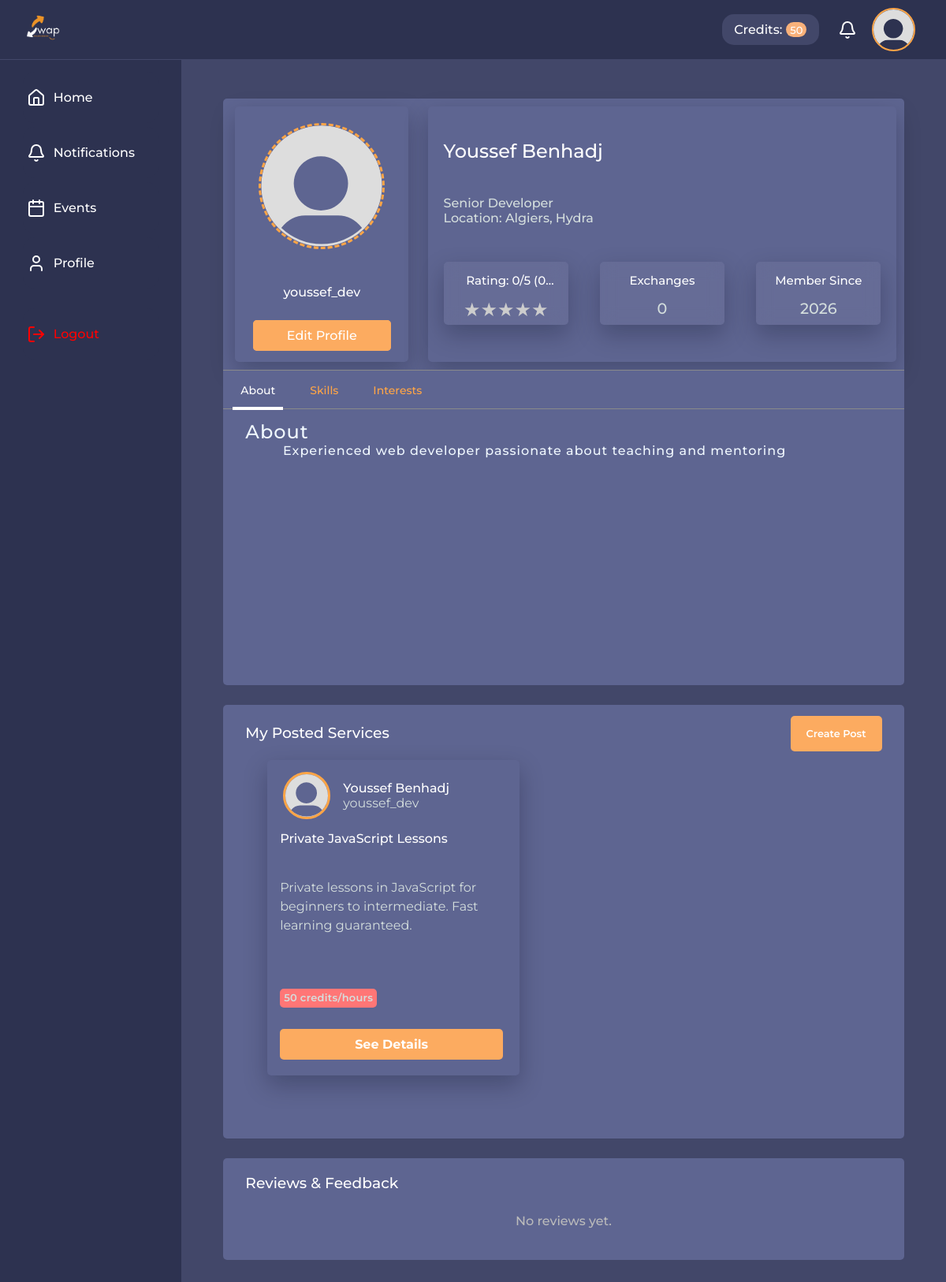
The app's page /dashboard/profile/profile.php (signed in) with its own data.
### tables this page shows
CREATE TABLE Users (
  UserId INT AUTO_INCREMENT PRIMARY KEY,
  UserName VARCHAR(45) UNIQUE NOT NULL,
  FullName VARCHAR(45) NOT NULL,
  Email VARCHAR(45) UNIQUE NOT NULL,
  Password VARCHAR(255) NOT NULL,
  Description TEXT,
  ProfilePicture VARCHAR(255),
  ProfessionalTitle VARCHAR(100),
  Location VARCHAR(100),
  PhoneNumber VARCHAR(20),
  BirthDate DATE,
  Gender ENUM('M', 'F'),
  UserSince DATETIME DEFAULT CURRENT_TIMESTAMP,
  IsBanned ENUM('yes','no') DEFAULT 'no',
  Rating DECIMAL(3,2) DEFAULT 0.00 CHECK (Rating >= 0.00 AND Rating <= 5.00),
  RatingCount INT DEFAULT 0 CHECK (RatingCount >= 0),
  ExchangeCount INT DEFAULT 0 CHECK (ExchangeCount >= 0),
  CreditBalance INT DEFAULT 0 CHECK (CreditBalance >= 0)
);

CREATE TABLE Posts (
  PostId INT AUTO_INCREMENT PRIMARY KEY,
  UserId INT NOT NULL,
  Title VARCHAR(150) NOT NULL,
  Description TEXT NOT NULL,
  PostType ENUM('in-person','online') NOT NULL,
  PostStatus ENUM('active','disabled') DEFAULT 'active',
  CategoryId INT NOT NULL,
  Duration INT CHECK (Duration > 0 AND Duration <= 480),
  MeetLocation VARCHAR(150),
  AvailableDate DATETIME NOT NULL,
  Prerequisites TEXT,
  Requirements TEXT,
  PaymentMethod ENUM('exchange','credit') NOT NULL,
  RequiredCredits INT DEFAULT 0 CHECK (RequiredCredits >= 0),
  LikeCount INT DEFAULT 0 CHECK (LikeCount >= 0),
  CreatedAt DATETIME DEFAULT CURRENT_TIMESTAMP,
  
  FOREIGN KEY (UserId) REFERENCES Users(UserId) ON DELETE CASCADE,
  FOREIGN KEY (CategoryId) REFERENCES Category(CategoryId) ON DELETE RESTRICT,
  
  INDEX idx_posts_status_date (PostStatus, AvailableDate),
  INDEX idx_posts_user (UserId),
  INDEX idx_posts_category (CategoryId)
);

### dashboard/profile/profile.php (the view, shortened to what this page needs)
<?php
require_once 'includes/dbh.inc.php';
$loggedInId = $_SESSION['user_id'];
$targetUserId = isset($_GET['id']) ? (int)$_GET['id'] : $loggedInId;
$isOwner = ($targetUserId === $loggedInId);
try {
    $stmt = $connection->prepare("SELECT * FROM users WHERE UserId = :id");
    $stmt->execute([':id' => $targetUserId]);
    $user = $stmt->fetch(PDO::FETCH_ASSOC);
    if ($user) {
        $currentName     = !empty($user['FullName']) ? $user['FullName'] : 'Your Full hhhhh Name';
        $currentUsername = !empty($user['UserName']) ? $user['UserName'] : 'usehhrname';
        $currentProfessionalTitle = !empty($user['ProfessionalTitle']) ? $user['ProfessionalTitle'] : 'Your Professional Title';
        $currentLocation = !empty($user['Location']) ? $user['Location'] : 'Your Location';
        $Datestring     = !empty($user['UserSince']) ? $user['UserSince'] : 'Year';
        $UserSince      = date("Y", strtotime($Datestring));
        $ExchangesCount = !empty($user['ExchangeCount']) ? $user['ExchangeCount'] : '0';
        $Discription    = !empty($user['Description']) ? $user['Description'] : 'This is your profile description. Tell people more about yourself!';
    } else {
        die("User not found.");
    }
    $ratingQuery = "SELECT AVG(ReviewRate) AS average, COUNT(ReviewerID) AS total
                FROM profile_reviews
                WHERE userID = :id";
    $stmtRating = $connection->prepare($ratingQuery);
    $stmtRating->execute([':id' => $targetUserId]);
    $ratingData = $stmtRating->fetch(PDO::FETCH_ASSOC);
    $avgRating = ($ratingData['average']) ? round($ratingData['average'], 1) : 0;
    $totalReviews = $ratingData['total'];
} catch (PDOException $e) {
    echo "Query failed: " . $e->getMessage();
}
?>
<!DOCTYPE html>
<html lang="en">
<head>
    <link rel="stylesheet" href="../../assets/css/personalprofile.css">
</head>
<body>
    <?php include '../../components/header_t.php'; ?>
    <main class="php-content">
        <div class="profile-page">
            <div class="profile-head">
                <div class="user-info">
                    <div class="avatar">
                        <img id="profile-preview" src="<?= $currentPhoto; ?>" alt="Profile">
                    </div>
                    <div id="" class="user-name">
                        <span><?= $currentUsername; ?></span>
                    </div>
                    <?php if ($isOwner): ?>
                        <div class="edit-profile">
                            <a href="./editprofile.php"><b>Edit Profile</b></a>
                        </div>
                    <?php endif; ?>
                </div>
                <div class="user-meta">
                    <section>
                        <div class="profile-name">
                            <h2><strong><span><?= $currentName; ?></span></strong></h2>
                        </div>
                    </section>
                    <section>
                        <div class="major"><span class="muted-text"><?= $currentProfessionalTitle ?></span></div>
                        <div class="location"><span class="muted-text">Location: <?= $currentLocation ?></span></div>
                    </section>
                    <section>
                        <div class="user-meta-info">
                            <div class="user-meta-card">
                                <div class="user-meta-card-title">
                                    <h5><span class="user-meta-card-title-name">Rating: <?= $avgRating ?>/5 (<?= $totalReviews ?> reviews)</span></h5>
                                </div>
                                <div class="user-meta-card-info">
                                    <div class="stars-outer">
                                    </div>
                                </div>
                            </div>
                            <div class="user-meta-card">
                                <div class="user-meta-card-title">
                                    <h5><span class="user-meta-card-title-name">Exchanges</span></h5>
                                </div>
                                <div class="user-meta-card-info"><span class="user-meta-card-info-details"><?= $ExchangesCount ?></span></div>
                            </div>
                            <div class="user-meta-card">
                                <div class="user-meta-card-title">
                                    <h5><span class="user-meta-card-title-name">Member Since</span></h5>
                                </div>
                                <div class="user-meta-card-info"><span class="user-meta-card-info-details"><?= $UserSince ?></span></div>
                            </div>
                        </div>
                    </section>
                </div>
            </div>
            <div class="profile-info">
                <div class="profile-nav">
                    <div class="nav-item">
                        <button>
                            <span data-target="about-content" class="active">About</span>
                        </button>
                    </div>
                    <div class="nav-item">
                        <button><span data-target="skill-content">Skills</span></button>
                    </div>
                    <div class="nav-item">
                        <button>
                            <span data-target="interests-content">Interests</span>
                        </button>
                    </div>
                </div>
                <div class="profile-nav-content">
                    <div id="about-content" class="tab-content active">
                        <section>
                            <div id="about" class="section" style="background:#5e6591 ;">
                                <div class="head-section">
                                    <h2><strong><span class="title">About</span></strong></h2>
                                    <p>&nbsp;&nbsp;&nbsp;&nbsp;&nbsp;&nbsp;&nbsp;&nbsp;
                                        <?= nl2br(htmlspecialchars($Discription)); ?>
                                    </p>
                                </div>
                            </div>
                        </section>
                    </div>
                </div>
            </div>
            <div class="profile-short-posts">
                <div class="profile-short-posts-head">
                    <div class="profile-short-posts-head-lable">
                        <h3><span>My Posted Services</span></h3>
                    </div>
                    <?php if ($isOwner): ?>
                        <div class="profile-short-posts-head-create-post-button">
                            <a href="/Skill-Service_exchanging_website-/dashboard/post/addpost.php">Create Post</a>
                        </div>
                    <?php endif; ?>
                </div>
                <div class="short-posts-section" id="posts-container">
                    <?php
                    $sql = "SELECT posts.*, users.FullName, users.ProfilePicture, users.username
                FROM posts
                JOIN users ON posts.UserId = users.UserId
                WHERE posts.UserId = :targetUserId
                ORDER BY posts.PostId DESC
                LIMIT :limit";
                    $stmt = $connection->prepare($sql);
                    $stmt->bindValue(':targetUserId', $targetUserId, PDO::PARAM_INT);
                    $stmt->bindValue(':limit', 3, PDO::PARAM_INT);
                    $stmt->execute();
                    if ($stmt->rowCount() > 0) {
                        while ($row = $stmt->fetch(PDO::FETCH_ASSOC)) {
                    ?>
                            <section>
                                <div class="short-post">
                                    <div class="short-post-head">
                                        <div class="post-avatar">
                                            <figure>
                                                <img src="<?= !empty($row['ProfilePicture']) ? $row['ProfilePicture'] : '../../assets/images/Default_pfp.svg'; ?>" alt="avatar">
                                            </figure>
                                        </div>
                                        <div class="short-post-fullname">
                                            <span><?= htmlspecialchars($row['FullName']); ?></span>
                                        </div>
                                        <div class="short-post-username">
                                            <span><?= htmlspecialchars($row['username']); ?></span>
                                        </div>
                                    </div>
                                    <div class="post-content">
                                        <div class="post-skill"><?= htmlspecialchars($row['Title']); ?></div>
                                        <div class="post-description"><?= htmlspecialchars($row['Description']); ?></div>
                                        <div class="post-credit">
                                            <p><span class="muted"><?= htmlspecialchars($row['RequiredCredits']); ?> credits/hours</span></p>
                                        </div>
                                        <div class="post-details">
                                            <a href="details.php?id=<?= $row['PostId']; ?>">See Details</a>
                                        </div>
                                    </div>
                                </div>
                            </section>
                    <?php
                        }
                    } else {
                        echo '<div style="text-align:center; padding: 20px; color: #bbb;">No services posted yet.</div>';
                    }
                    ?>
                </div>
            </div>
            <div id="" class="reviews-section section">
                <div class="reviews-head">
                    <div class="reviews-head-lable">
                        <h3><span class="reviews-section-header-lable">Reviews & Feedback</span></h3>
                    </div>
                </div>
                <div id="reviews" class="reviews-container">
                    <?php
                    $query = "SELECT r.*, u.FullName, u.UserName, u.ProfilePicture
                  FROM profile_reviews r
                  JOIN users u ON r.ReviewerID = u.UserId
                  WHERE r.userID = :id
                  ORDER BY r.ReviewDate DESC
                  LIMIT 2;";
                    $stmt = $connection->prepare($query);
                    $stmt->execute([':id' => $targetUserId]);
                    if ($stmt->rowCount() > 0) {
                        while ($row = $stmt->fetch(PDO::FETCH_ASSOC)) {
                            $readable_date = time_ago($row['ReviewDate']);
                            echo '<section>
                <div class="review">
                    <div class="reviewer-avatar">
                        <figure>
                            <img src="' . htmlspecialchars($row['ProfilePicture']) . '" alt="avatar">
                        </figure>
                    </div>
                    <div class="reviewer-date">
                        <span>' . $readable_date . '</span>
                    </div>
                    <div class="reviewer-name">
                        <span>' . htmlspecialchars($row['FullName']) .  '</span>
                    </div>
                    <div class="reviewer-user-name">
                        <span>' . htmlspecialchars($row['UserName']) . '</span>
                        <span class="review-rate">' .  str_repeat('&starf; ', (int)$row['ReviewRate']) . '</span>
                    </div>
                    <div class="review-content">
                        <div class="review-text">' . htmlspecialchars($row['ReviewText']) . '</div>
                    </div>
                </div>
                <hr>
                </section>';
                        }
                    } else {
                        echo '<div style="text-align:center; padding: 20px; color: #bbb;">
                    <p>No reviews yet.</p>
                  </div>';
                    }
                    ?>
                </div>
            </div>
        </div>
    </main>
</body>
</html>

### assets/css/header.css (style rules this page uses)
* { box-sizing: border-box; }

### assets/css/sidebar.css (style rules this page uses)
.container { background-color: var(--clr-bars); display: flex; position: fixed; height: 100%; width: 230px; top: 76px; padding: 0; justify-content: center; margin-top: 0px; z-index: 10; }
.sidebar { background-color: var(--clr-bars); width: 75%; height: 400px; display: flex; flex-direction: column; gap: 5px; padding-top: 15px; }
.sidebar > div { height: 65px; border: 0; border-radius: 15px; width: 100%; display: flex; align-items: center; cursor: pointer; }
.home-section { color:var(--clr-font); background-color: var(--clr-bars); }
.notification-section { color:var(--clr-font); background-color: var(--clr-bars); }
.events-section { color:var(--clr-font); background-color: var(--clr-bars); }
.profile-section { color:var(--clr-font); background-color: var(--clr-bars); }
.logout-section { margin-top: auto; margin-bottom: 20px; color: red; background-color: var(--clr-bars); }
.name { height: 20px; flex:1; margin-left: 10px; text-align: left; }
a { color: var(--clr-font); text-decoration: none; }
svg { margin-left: 5px; }

### assets/css/style.css (style rules this page uses)
:root { --clr-bars:#2d3250; --clr-main:#424769; --clr-btn:#f9b17a ; --clr-org:#ff6f00; --clr-font:#ffffff; --clr-lighter:#5e6591; --clr-secondary-font: #e0e0e0; --main-font:'Segoe UI', Tahoma, Geneva, Verdana, sans-serif ; }
body { margin: 0; color: var(--clr-font); font-family: 'Segoe UI', Tahoma, Geneva, sans-serif ; background: var(--clr-main); }
.php-content { margin-left: 230px; padding: 40px; background: var(--clr-main); }

### records on screen
users: UserName "youssef_dev", FullName "Youssef Benhadj", ProfessionalTitle "Senior Developer", Location "Algiers, Hydra", ExchangeCount "0", UserSince "2026", Description "Experienced web developer passionate about teaching and mentoring"
posts: UserId.FullName "Youssef Benhadj", UserId.UserName "youssef_dev", Title "Private JavaScript Lessons", Description "Private lessons in JavaScript for beginners to intermediate. Fast learning guaranteed.", RequiredCredits "50"

### other values on screen
$avgRating "0"
$totalReviews "0"
